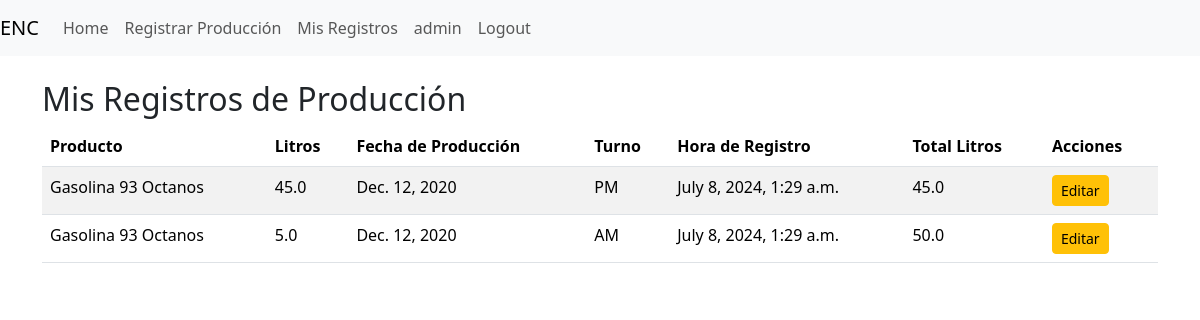
Page /core/mis-registros/ (signed in) on the earlier database version.
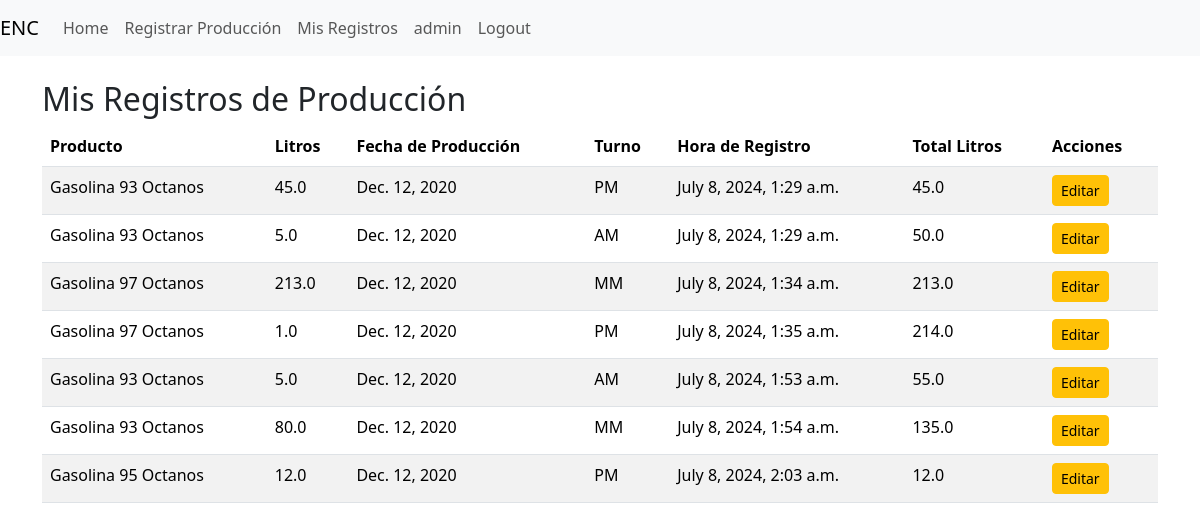
Same page on the later database version.
### core/models.py (models this page shows, shortened)
class CustomUser(AbstractUser):
    ROLES = (
        ('operator', 'Operator'),
        ('supervisor', 'Supervisor'),
        ('admin', 'Admin'),
    )
    role = models.CharField(max_length=10, choices=ROLES)

class RegistroProduccion(models.Model):
    TURNOS = [
        ('AM', 'Mañana'),
        ('PM', 'Tarde'),
        ('MM', 'Noche'),
    ]
    producto = models.ForeignKey(Producto, on_delete=models.CASCADE)
    litros = models.FloatField()
    fecha_produccion = models.DateField()
    turno = models.CharField(max_length=2, choices=TURNOS)
    hora_registro = models.DateTimeField(auto_now_add=True)
    operador = models.ForeignKey(CustomUser, on_delete=models.CASCADE)
    total_litros = models.FloatField(default=0)

class Producto(models.Model):
    codigo = models.CharField(max_length=3)
    nombre = models.CharField(max_length=100)
    planta = models.ForeignKey(Planta, on_delete=models.CASCADE)
    def __str__(self):
        return self.nombre

### core/views.py (the view)
# urls.py: path('mis-registros/', mis_registros, name='mis_registros'),
@login_required
def mis_registros(request):
    registros = RegistroProduccion.objects.filter(operador=request.user)
    return render(request, 'core/mis_registros.html', {'registros': registros})

### core/templates/core/mis_registros.html (shortened to what this page needs)
{% extends "core/base.html" %}
{% block content %}
    <h2>Mis Registros de Producción</h2>
    <table class="table table-striped">
        <thead>
            <tr>
                <th>Producto</th>
                <th>Litros</th>
                <th>Fecha de Producción</th>
                <th>Turno</th>
                <th>Hora de Registro</th>
                <th>Total Litros</th>
                <th>Acciones</th>
            </tr>
        </thead>
        <tbody>
            {% for registro in registros %}
                <tr>
                    <td>{{ registro.producto }}</td>
                    <td>{{ registro.litros }}</td>
                    <td>{{ registro.fecha_produccion }}</td>
                    <td>{{ registro.turno }}</td>
                    <td>{{ registro.hora_registro }}</td>
                    <td>{{ registro.total_litros }}</td>
                    <td>
                        <a href="{% url 'core:editar_registro' registro.pk %}" class="btn btn-warning btn-sm">Editar</a>
                    </td>
                </tr>
            {% endfor %}
        </tbody>
    </table>
{% endblock %}

### core/templates/core/base.html (shortened to what this page needs)
{% load static %}
<!DOCTYPE html>
<html lang="en">
<head>
    <link href="https://cdn.jsdelivr.net/npm/bootstrap@5.3.3/dist/css/bootstrap.min.css" rel="stylesheet">
</head>
<body>
    <nav class="navbar navbar-expand-lg navbar-light bg-light">
        <a class="navbar-brand" href="{% url 'core:home' %}">ENC</a>
        <div class="collapse navbar-collapse">
            <ul class="navbar-nav mr-auto">
                <li class="nav-item">
                    <a class="nav-link" href="{% url 'core:home' %}">Home</a>
                </li>
                <li class="nav-item">
                    <a class="nav-link" href="{% url 'core:registro_produccion' %}">Registrar Producción</a>
                </li>
                <li class="nav-item">
                    <a class="nav-link" href="{% url 'core:mis_registros' %}">Mis Registros</a>
                </li>
            </ul>
            <ul class="navbar-nav ml-auto">
                {% if user.is_authenticated %}
                    <li class="nav-item">
                        <a class="nav-link" href="/admin">{{ user.username }}</a>
                    </li>
                    <li class="nav-item">
                        <form method="post" action="{% url 'logout' %}" style="display:inline;">
                            <button type="submit" class="btn btn-link nav-link" style="display:inline; cursor: pointer;">Logout</button>
                        </form>
                    </li>
                {% else %}
                    <li class="nav-item">
                        <a class="nav-link" href="{% url 'login' %}">Login</a>
                    </li>
                {% endif %}
            </ul>
        </div>
    </nav>
    <div class="container mt-4">
        {% block content %}
        {% endblock %}
    </div>
  </body>
</body>
</html>

Differences in the rows shown:
added RegistroProduccion: producto "Gasolina 97 Octanos", litros "213.0", fecha_produccion "Dec. 12, 2020", turno "MM", hora_registro "July 8, 2024, 1:34 a.m.", total_litros "213.0"
added RegistroProduccion: producto "Gasolina 97 Octanos", litros "1.0", fecha_produccion "Dec. 12, 2020", turno "PM", hora_registro "July 8, 2024, 1:35 a.m.", total_litros "214.0"
added RegistroProduccion: producto "Gasolina 93 Octanos", litros "5.0", fecha_produccion "Dec. 12, 2020", turno "AM", hora_registro "July 8, 2024, 1:53 a.m.", total_litros "55.0"
added RegistroProduccion: producto "Gasolina 93 Octanos", litros "80.0", fecha_produccion "Dec. 12, 2020", turno "MM", hora_registro "July 8, 2024, 1:54 a.m.", total_litros "135.0"
added RegistroProduccion: producto "Gasolina 95 Octanos", litros "12.0", fecha_produccion "Dec. 12, 2020", turno "PM", hora_registro "July 8, 2024, 2:03 a.m.", total_litros "12.0"
